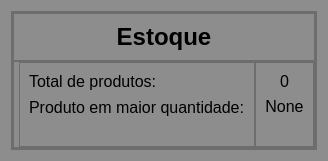
                 <widget class="QWidget" name="tab_3">
                  <property name="styleSheet">
                   <string notr="true">background-color: rgb(141, 141, 141);</string>
                  </property>
                  <attribute name="title">
                   <string>Page</string>
                  </attribute>
                  <layout class="QVBoxLayout" name="verticalLayout_14">
                   <item>
                    <widget class="QFrame" name="frame_25">
                     <property name="frameShape">
                      <enum>QFrame::StyledPanel</enum>
                     </property>
                     <property name="frameShadow">
                      <enum>QFrame::Raised</enum>
                     </property>
                     <layout class="QHBoxLayout" name="horizontalLayout_14">
                      <property name="spacing">
                       <number>0</number>
                      </property>
                      <property name="leftMargin">
                       <number>0</number>
                      </property>
                      <property name="topMargin">
                       <number>0</number>
                      </property>
                      <property name="rightMargin">
                       <number>0</number>
                      </property>
                      <property name="bottomMargin">
                       <number>0</number>
                      </property>
                      <item>
                       <widget class="QFrame" name="frame_26">
                        <property name="minimumSize">
                         <size>
                          <width>0</width>
                          <height>0</height>
                         </size>
                        </property>
                        <property name="maximumSize">
                         <size>
                          <width>900</width>
                          <height>800</height>
                         </size>
                        </property>
                        <property name="styleSheet">
                         <string notr="true">background-color: rgb(141, 141, 141);</string>
                        </property>
                        <property name="frameShape">
                         <enum>QFrame::StyledPanel</enum>
                        </property>
                        <property name="frameShadow">
                         <enum>QFrame::Raised</enum>
                        </property>
                        <layout class="QVBoxLayout" name="verticalLayout_15">
                         <property name="spacing">
                          <number>0</number>
                         </property>
                         <property name="leftMargin">
                          <number>0</number>
                         </property>
                         <property name="topMargin">
                          <number>0</number>
                         </property>
                         <property name="rightMargin">
                          <number>0</number>
                         </property>
                         <property name="bottomMargin">
                          <number>0</number>
                         </property>
                         <item>
                          <widget class="QFrame" name="frame_27">
                           <property name="maximumSize">
                            <size>
                             <width>16777215</width>
                             <height>50</height>
                            </size>
                           </property>
                           <property name="frameShape">
                            <enum>QFrame::StyledPanel</enum>
                           </property>
                           <property name="frameShadow">
                            <enum>QFrame::Raised</enum>
                           </property>
                           <layout class="QVBoxLayout" name="verticalLayout_16">
                            <item>
                             <widget class="QLabel" name="label_8">
                              <property name="maximumSize">
                               <size>
                                <width>14141</width>
                                <height>40</height>
                               </size>
                              </property>
                              <property name="font">
                               <font>
                                <family>Segoe UI</family>
                                <weight>75</weight>
                                <bold>true</bold>
                               </font>
                              </property>
                              <property name="text">
                               <string>&lt;html&gt;&lt;head/&gt;&lt;body&gt;&lt;p&gt;&lt;span style=&quot; font-size:18pt;&quot;&gt;Estoque&lt;/span&gt;&lt;/p&gt;&lt;/body&gt;&lt;/html&gt;</string>
                              </property>
                              <property name="alignment">
                               <set>Qt::AlignCenter</set>
                              </property>
                             </widget>
                            </item>
                           </layout>
                          </widget>
                         </item>
                         <item>
                          <widget class="QFrame" name="frame_28">
                           <property name="frameShape">
                            <enum>QFrame::StyledPanel</enum>
                           </property>
                           <property name="frameShadow">
                            <enum>QFrame::Raised</enum>
                           </property>
                           <layout class="QHBoxLayout" name="horizontalLayout_15">
                            <property name="spacing">
                             <number>0</number>
                            </property>
                            <property name="leftMargin">
                             <number>5</number>
                            </property>
                            <property name="topMargin">
                             <number>0</number>
                            </property>
                            <property name="rightMargin">
                             <number>0</number>
                            </property>
                            <property name="bottomMargin">
                             <number>0</number>
                            </property>
                            <item>
                             <widget class="QFrame" name="frame_29">
                              <property name="frameShape">
                               <enum>QFrame::StyledPanel</enum>
                              </property>
                              <property name="frameShadow">
                               <enum>QFrame::Raised</enum>
                              </property>
                              <layout class="QVBoxLayout" name="verticalLayout_17">
                               <item>
                                <widget class="QLabel" name="label_11">
                                 <property name="minimumSize">
                                  <size>
                                   <width>30</width>
                                   <height>0</height>
                                  </size>
                                 </property>
                                 <property name="font">
                                  <font>
                                   <family>Segoe UI</family>
                                   <pointsize>12</pointsize>
                                  </font>
                                 </property>
                                 <property name="text">
                                  <string>Total de produtos:</string>
                                 </property>
                                </widget>
                               </item>
                               <item>
                                <widget class="QLabel" name="label_21">
                                 <property name="minimumSize">
                                  <size>
                                   <width>0</width>
                                   <height>20</height>
                                  </size>
                                 </property>
                                 <property name="font">
                                  <font>
                                   <family>Segoe UI</family>
                                   <pointsize>12</pointsize>
                                  </font>
                                 </property>
                                 <property name="text">
                                  <string>Produto em maior quantidade:</string>
                                 </property>
                                </widget>
                               </item>
                               <item>
                                <widget class="QLabel" name="label_10">
                                 <property name="text">
                                  <string/>
                                 </property>
                                </widget>
                               </item>
                              </layout>
                             </widget>
                            </item>
                            <item>
                             <widget class="QFrame" name="frame_30">
                              <property name="frameShape">
                               <enum>QFrame::StyledPanel</enum>
                              </property>
                              <property name="frameShadow">
                               <enum>QFrame::Raised</enum>
                              </property>
                              <layout class="QVBoxLayout" name="verticalLayout_18">
                               <item>
                                <widget class="QLabel" name="total_produto">
                                 <property name="font">
                                  <font>
                                   <pointsize>12</pointsize>
                                  </font>
                                 </property>
                                 <property name="text">
                                  <string>0</string>
                                 </property>
                                 <property name="alignment">
                                  <set>Qt::AlignCenter</set>
                                 </property>
                                </widget>
                               </item>
                               <item>
                                <widget class="QLabel" name="prod_maior_qtd">
                                 <property name="font">
                                  <font>
                                   <pointsize>12</pointsize>
                                  </font>
                                 </property>
                                 <property name="text">
                                  <string>None</string>
                                 </property>
                                 <property name="alignment">
                                  <set>Qt::AlignCenter</set>
                                 </property>
                                </widget>
                               </item>
                               <item>
                                <widget class="QLabel" name="label_23">
                                 <property name="text">
                                  <string/>
                                 </property>
                                </widget>
                               </item>
                              </layout>
                             </widget>
                            </item>
                           </layout>
                          </widget>
                         </item>
                        </layout>
                       </widget>
                      </item>
                     </layout>
                    </widget>
                   </item>
                  </layout>
                 </widget>
